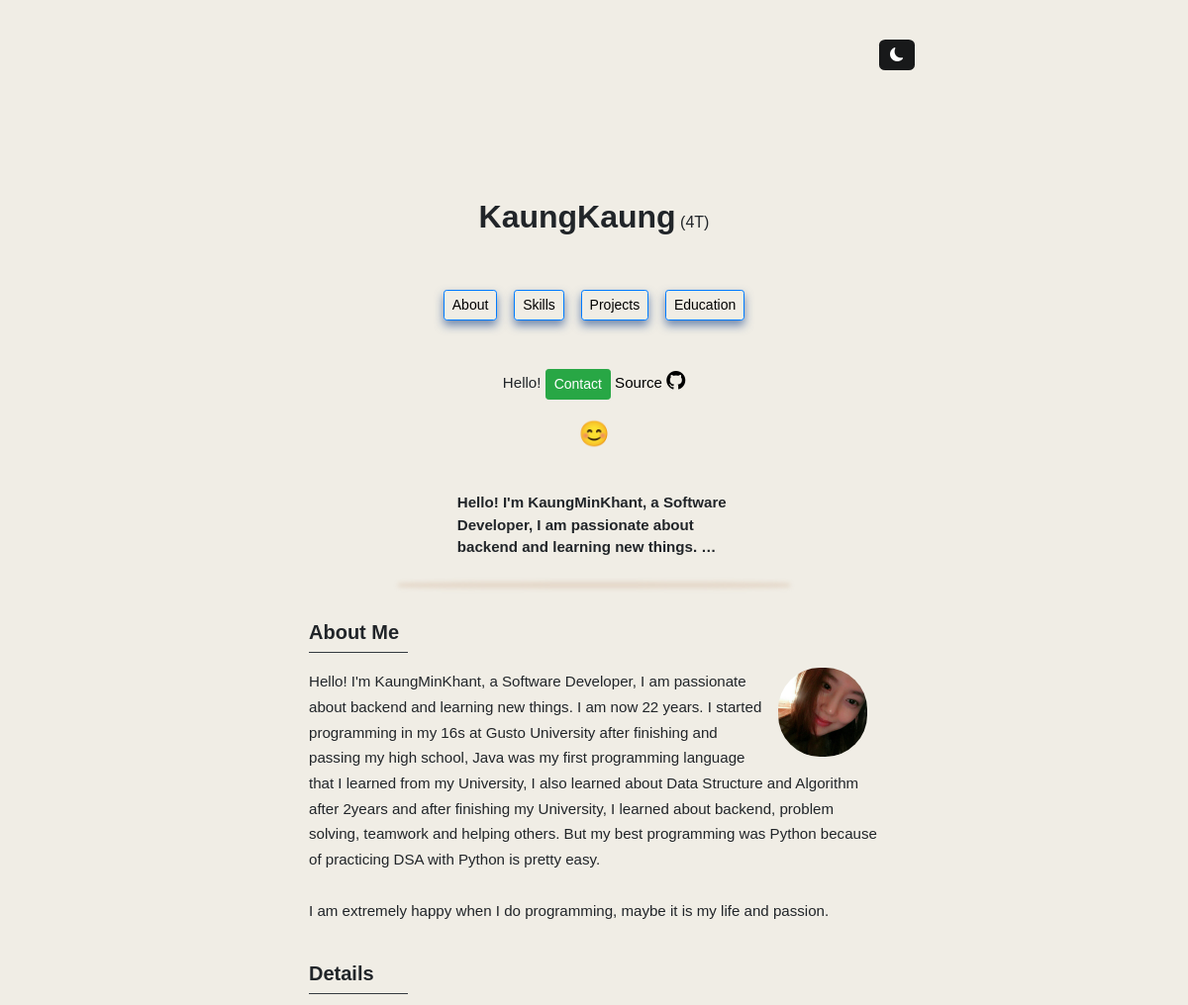
/ (upper part), run on an earlier commit of the app's database.
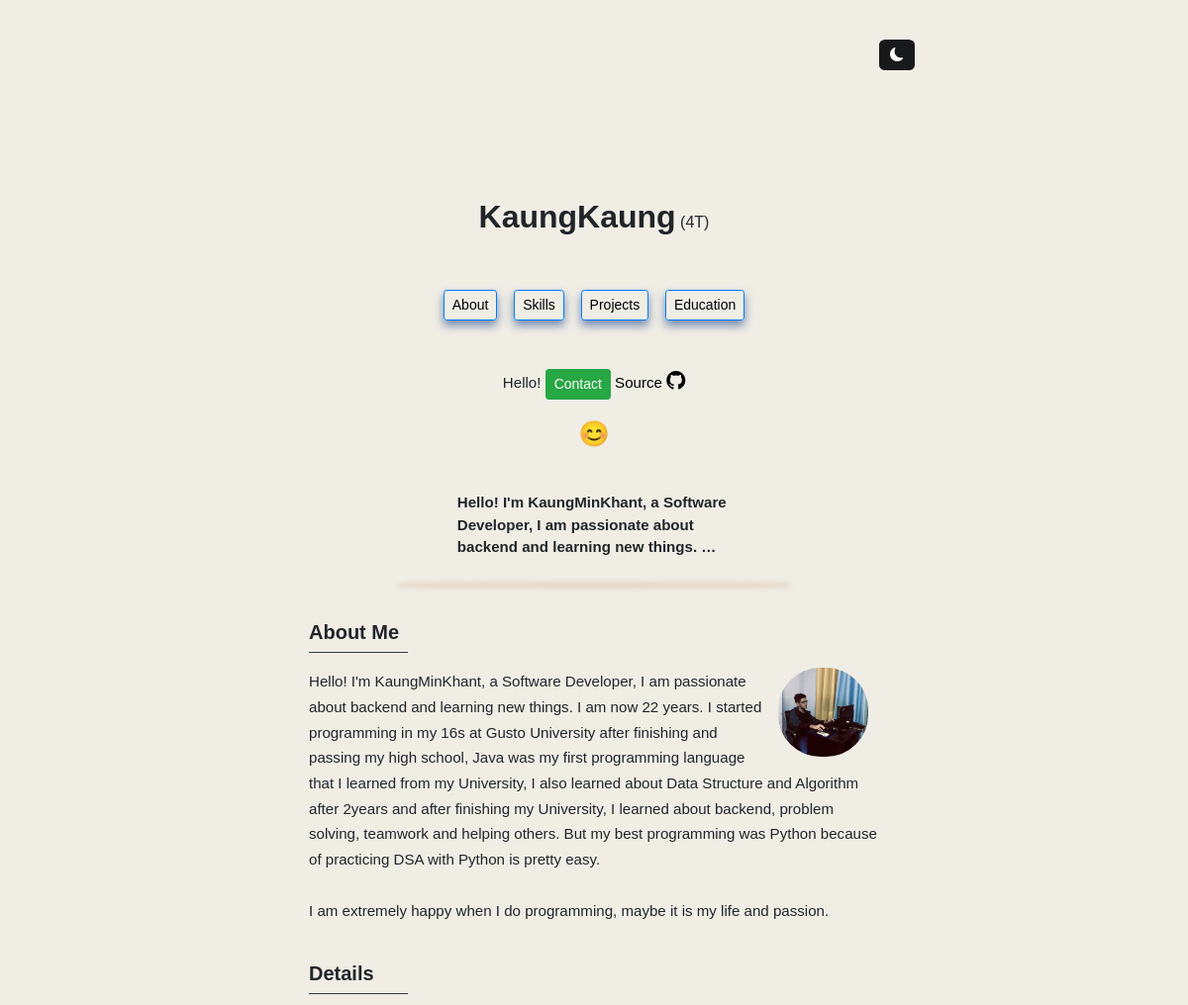
And on a later commit of the database.
### display/models.py (models this page shows, shortened)
class About(models.Model):
    user = models.ForeignKey(Profile, default=None, on_delete=models.CASCADE)
    about = models.TextField()
    conclusion = models.CharField(max_length=255)
    dob = models.CharField(max_length=255)
    nation = models.CharField(max_length=255)
    phone = models.CharField(max_length=255)
    profession = models.CharField(max_length=255)
    email = models.CharField(max_length=255)
    github = models.CharField(max_length=255, null=True, blank=True)
    leet = models.CharField(max_length=255, null=True, blank=True)
    linked = models.CharField(max_length=255, null=True, blank=True)
    graduate = models.CharField(max_length=255, null=True, blank=True)
    nation_url = models.URLField(null=True, blank=True)

class Profile(AbstractUser):
    image = models.ImageField(upload_to='media')

### display/views.py (the view, shortened to what this page needs)
# urls.py: 2. Add a URL to urlpatterns:  path('', views.home, name='home')
def home(request):
    about = About.objects.all()
    return render(request, "index.html",
                 {"About":about})

### template/index.html (shortened to what this page needs)
{% extends 'main.html' %}
{% block content %}
{% include 'chain.html' %}
{% load static %}
<link rel="stylesheet" href="{% static 'style.css' %}">
{% include 'profile.html' %}
<div style="height:40px;"></div>
<html>
<body>
            {% for about in About %}
    <div class="context" style="width:48%;font-size:15.1px;">
        <div class="context" style="width:48%;font-size:15.1px;">
        <div class="about2 animation4" style="margin:auto;max-width:590px;font-family: Arial, Helvetica, sans-serif;">
    <p> <b>{{ about.about|truncatewords:15 }}</b> </p>
        </div>
        </div>
        <div class="box1 about2" style="height:1px;border-radius: 50%;margin:auto;max-width:390px;"></div>
        <br><br>
<div class="" style="float:right;width:112px;height:140px;">
    <img class="image about" src="{{ about.user.image.url }}" alt="">
        </div>
    <div class="about" style="margin:auto;max-width:590px;">
            <h5><b>About Me</b></h5>
        <legend class="border-bottom border-dark mb-3" style="width:100px;"></legend>
        <p style="font-size:15.1px;line-height: 25.7px;">
            {{ about.about }}
            <br><br>
            {{ about.conclusion }}
        </p>
    </div>
        <br>
        <div class="about" style="font-size:15.1px;margin:auto;max-width:590px;">
        <h5><b>Details</b></h5>
        <legend class="border-bottom border-dark mb-3" style="width:100px;"></legend>
        </div>
    </div>
                {% endfor %}
</body>
</html>
{% endblock %}

What changed in the data, as far as the page shows it:
changed through a linked row, About "I am extremely happy when I do programming, maybe it is my life and passion.": user.image: a different picture
